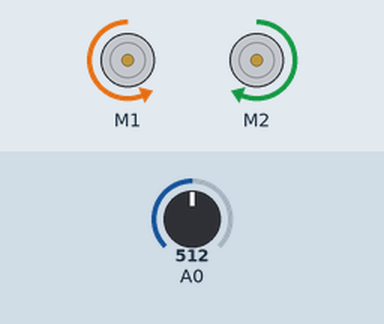
Simulated run of this sketch. Board: Arduino Uno, built with avr-gcc and run on an emulated ATmega328P. Parts: 2 × DC motor (green arrow = forward, orange = backward, longer = faster). The inputs (shaded band) are chosen by the test bench; at power-on: A0 = 512.

Above: at 1.2 s.
1.3 s: A0 set to 469
2.8 s: A0 set to 440
At 3.9 s:
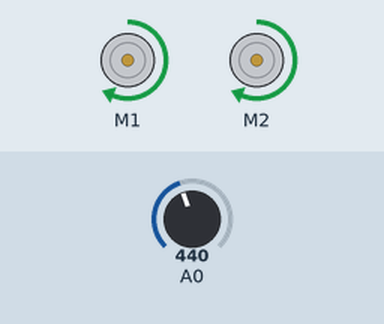
4.3 s: A0 set to 460
At 5.5 s:
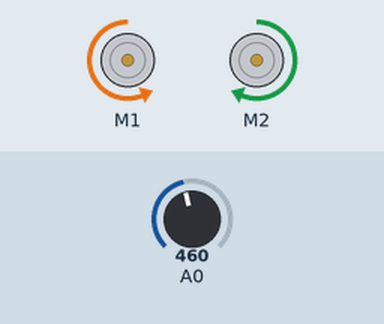
5.8 s: A0 set to 306
At 7.2 s:
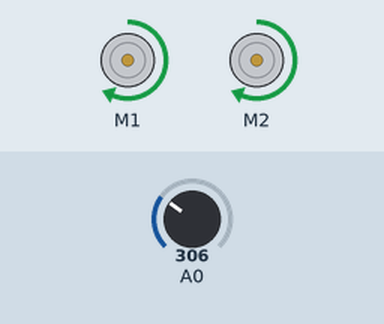
Timing chart, 0 to 8.4 s (numbered marks = the images above; inputs shaded):
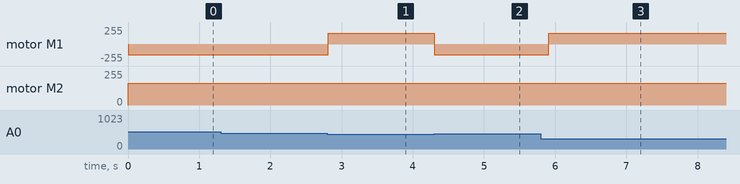

Measured:
- the behaviour switches between 451 and 450 on A0 (found by bisection; images 0 and 1)
- after the input at 1.3 s, every drawn part: stays the same
- after the input at 2.8 s, motor M1: backward 162/255 → forward 162/255 at once
- after the input at 4.3 s, motor M1: forward 162/255 → backward 162/255 at once
- after the input at 5.8 s, motor M1: backward 162/255 → forward 162/255 after 0.11 s

The sketch:

AvoidObstaclesIR.ino
```cpp
#include <ZumoBuzzer.h>
#include <ZumoReflectanceSensorArray.h>
#include <ZumoMotors.h>

ZumoMotors motors;

void setup()
{
}

int IR_Reading = 0;
int IRThreshold = 450;
int IRpin = 0;
int MotorSpeed = 255;

void loop()
  {
    motors.setLeftSpeed(MotorSpeed);
    motors.setRightSpeed(MotorSpeed);

    IR_Reading=analogRead(A0);
    if (IR_Reading > IRThreshold)
      {
        motors.setLeftSpeed(-255);//turn left while sensing a value>threshold
        motors.setRightSpeed(255);//400 is max speed
        delay(200);
      }
      else
      {
      }
  }
```
